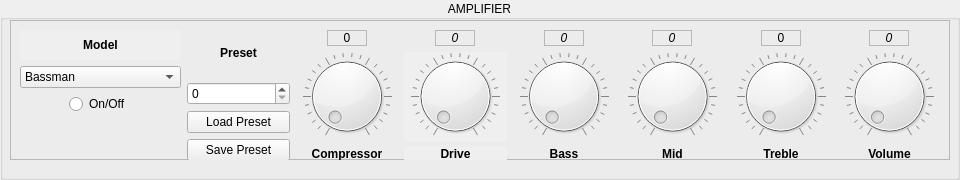
   <widget class="QGroupBox" name="groupAmp">
    <property name="geometry">
     <rect>
      <x>10</x>
      <y>10</y>
      <width>960</width>
      <height>180</height>
     </rect>
    </property>
    <property name="title">
     <string>AMPLIFIER</string>
    </property>
    <property name="alignment">
     <set>Qt::AlignCenter</set>
    </property>
    <widget class="QFrame" name="frame_4">
     <property name="geometry">
      <rect>
       <x>10</x>
       <y>20</y>
       <width>940</width>
       <height>140</height>
      </rect>
     </property>
     <property name="frameShape">
      <enum>QFrame::StyledPanel</enum>
     </property>
     <property name="frameShadow">
      <enum>QFrame::Raised</enum>
     </property>
     <widget class="QWidget" name="layoutWidget">
      <property name="geometry">
       <rect>
        <x>10</x>
        <y>10</y>
        <width>921</width>
        <height>131</height>
       </rect>
      </property>
      <layout class="QHBoxLayout" name="horizontalLayout">
       <property name="spacing">
        <number>6</number>
       </property>
       <item>
        <layout class="QVBoxLayout" name="verticalLayout_3">
         <property name="spacing">
          <number>6</number>
         </property>
         <property name="topMargin">
          <number>0</number>
         </property>
         <property name="bottomMargin">
          <number>0</number>
         </property>
         <item>
          <widget class="QLabel" name="label_model">
           <property name="minimumSize">
            <size>
             <width>0</width>
             <height>30</height>
            </size>
           </property>
           <property name="font">
            <font>
             <weight>75</weight>
             <bold>true</bold>
            </font>
           </property>
           <property name="autoFillBackground">
            <bool>true</bool>
           </property>
           <property name="text">
            <string>Model</string>
           </property>
           <property name="alignment">
            <set>Qt::AlignCenter</set>
           </property>
           <property name="margin">
            <number>0</number>
           </property>
          </widget>
         </item>
         <item>
          <widget class="QComboBox" name="comboBoxModel">
           <property name="minimumSize">
            <size>
             <width>150</width>
             <height>0</height>
            </size>
           </property>
           <item>
            <property name="text">
             <string>Bassman</string>
            </property>
           </item>
           <item>
            <property name="text">
             <string>Deluxe Reverb</string>
            </property>
           </item>
           <item>
            <property name="text">
             <string>Twin Reverb</string>
            </property>
           </item>
           <item>
            <property name="text">
             <string>Deluxe</string>
            </property>
           </item>
           <item>
            <property name="text">
             <string>Champ</string>
            </property>
           </item>
           <item>
            <property name="text">
             <string>JTM 45</string>
            </property>
           </item>
           <item>
            <property name="text">
             <string>Super Lead Plexi</string>
            </property>
           </item>
           <item>
            <property name="text">
             <string>JCM800</string>
            </property>
           </item>
           <item>
            <property name="text">
             <string>JCM2000</string>
            </property>
           </item>
           <item>
            <property name="text">
             <string>AC30</string>
            </property>
           </item>
           <item>
            <property name="text">
             <string>AC15</string>
            </property>
           </item>
           <item>
            <property name="text">
             <string>Jazz Chorus</string>
            </property>
           </item>
           <item>
            <property name="text">
             <string>Hiwatt DR103</string>
            </property>
           </item>
           <item>
            <property name="text">
             <string>Mesa Boogie MkII</string>
            </property>
           </item>
           <item>
            <property name="text">
             <string>Dual Rectifier</string>
            </property>
           </item>
           <item>
            <property name="text">
             <string>Soldano SLO 100</string>
            </property>
           </item>
           <item>
            <property name="text">
             <string>Bogner Uberschall</string>
            </property>
           </item>
           <item>
            <property name="text">
             <string>Diezel VH4</string>
            </property>
           </item>
           <item>
            <property name="text">
             <string>ENGL Powerball</string>
            </property>
           </item>
           <item>
            <property name="text">
             <string>Peavey 5150 MkII</string>
            </property>
           </item>
           <item>
            <property name="text">
             <string>Bogner Ectasy</string>
            </property>
           </item>
           <item>
            <property name="text">
             <string>Budda Twinmaster</string>
            </property>
           </item>
           <item>
            <property name="text">
             <string>Matchless Chieftain</string>
            </property>
           </item>
           <item>
            <property name="text">
             <string>Intense</string>
            </property>
           </item>
           <item>
            <property name="text">
             <string>Big Mid</string>
            </property>
           </item>
           <item>
            <property name="text">
             <string>Sizzle</string>
            </property>
           </item>
           <item>
            <property name="text">
             <string>Super Lead Plexi EQ</string>
            </property>
           </item>
           <item>
            <property name="text">
             <string>Scooped Mid</string>
            </property>
           </item>
           <item>
            <property name="text">
             <string>60's Twang</string>
            </property>
           </item>
           <item>
            <property name="text">
             <string>Hollow</string>
            </property>
           </item>
           <item>
            <property name="text">
             <string>Bite</string>
            </property>
           </item>
           <item>
            <property name="text">
             <string>Strat Neck PU</string>
            </property>
           </item>
           <item>
            <property name="text">
             <string>Solid</string>
            </property>
           </item>
           <item>
            <property name="text">
             <string>Acoustic 360</string>
            </property>
           </item>
           <item>
            <property name="text">
             <string>Ampeg SVT</string>
            </property>
           </item>
           <item>
            <property name="text">
             <string>Gallien-Krueger 800R B</string>
            </property>
           </item>
           <item>
            <property name="text">
             <string>SWR SM500</string>
            </property>
           </item>
           <item>
            <property name="text">
             <string>Fuzz</string>
            </property>
           </item>
           <item>
            <property name="text">
             <string>Octave Fuzz</string>
            </property>
           </item>
           <item>
            <property name="text">
             <string>Mic Preamp</string>
            </property>
           </item>
          </widget>
         </item>
         <item alignment="Qt::AlignHCenter">
          <widget class="QRadioButton" name="radioAmpOnOff">
           <property name="text">
            <string>On/Off</string>
           </property>
          </widget>
         </item>
         <item>
          <spacer name="verticalSpacer">
           <property name="orientation">
            <enum>Qt::Vertical</enum>
           </property>
           <property name="sizeHint" stdset="0">
            <size>
             <width>20</width>
             <height>10</height>
            </size>
           </property>
          </spacer>
         </item>
        </layout>
       </item>
       <item>
        <layout class="QVBoxLayout" name="verticalLayout_8">
         <item>
          <widget class="QLabel" name="label_2">
           <property name="minimumSize">
            <size>
             <width>0</width>
             <height>30</height>
            </size>
           </property>
           <property name="font">
            <font>
             <weight>75</weight>
             <bold>true</bold>
            </font>
           </property>
           <property name="text">
            <string>Preset</string>
           </property>
           <property name="alignment">
            <set>Qt::AlignCenter</set>
           </property>
          </widget>
         </item>
         <item>
          <widget class="QSpinBox" name="spinBox_2">
           <property name="maximum">
            <number>199</number>
           </property>
          </widget>
         </item>
         <item>
          <widget class="QPushButton" name="pushButton">
           <property name="text">
            <string>Load Preset</string>
           </property>
          </widget>
         </item>
         <item>
          <widget class="QPushButton" name="pushButton_2">
           <property name="text">
            <string>Save Preset</string>
           </property>
          </widget>
         </item>
        </layout>
       </item>
       <item>
        <layout class="QVBoxLayout" name="verticalLayout_21">
         <item alignment="Qt::AlignHCenter">
          <widget class="QLabel" name="labelCompressor">
           <property name="minimumSize">
            <size>
             <width>40</width>
             <height>0</height>
            </size>
           </property>
           <property name="frameShape">
            <enum>QFrame::StyledPanel</enum>
           </property>
           <property name="frameShadow">
            <enum>QFrame::Sunken</enum>
           </property>
           <property name="lineWidth">
            <number>4</number>
           </property>
           <property name="midLineWidth">
            <number>4</number>
           </property>
           <property name="text">
            <string>0</string>
           </property>
           <property name="alignment">
            <set>Qt::AlignCenter</set>
           </property>
          </widget>
         </item>
         <item>
          <widget class="QDial" name="dialCompressor">
           <property name="notchesVisible">
            <bool>true</bool>
           </property>
          </widget>
         </item>
         <item>
          <widget class="QLabel" name="label_12">
           <property name="font">
            <font>
             <weight>75</weight>
             <bold>true</bold>
            </font>
           </property>
           <property name="text">
            <string>Compressor</string>
           </property>
           <property name="alignment">
            <set>Qt::AlignCenter</set>
           </property>
          </widget>
         </item>
        </layout>
       </item>
       <item>
        <layout class="QVBoxLayout" name="verticalLayout_2">
         <property name="bottomMargin">
          <number>0</number>
         </property>
         <item alignment="Qt::AlignHCenter">
          <widget class="QLabel" name="labelAmpDrive">
           <property name="minimumSize">
            <size>
             <width>40</width>
             <height>0</height>
            </size>
           </property>
           <property name="font">
            <font>
             <italic>true</italic>
            </font>
           </property>
           <property name="frameShape">
            <enum>QFrame::StyledPanel</enum>
           </property>
           <property name="frameShadow">
            <enum>QFrame::Sunken</enum>
           </property>
           <property name="lineWidth">
            <number>4</number>
           </property>
           <property name="midLineWidth">
            <number>4</number>
           </property>
           <property name="text">
            <string>0</string>
           </property>
           <property name="alignment">
            <set>Qt::AlignCenter</set>
           </property>
          </widget>
         </item>
         <item>
          <widget class="QDial" name="dialDrive">
           <property name="autoFillBackground">
            <bool>true</bool>
           </property>
           <property name="value">
            <number>0</number>
           </property>
           <property name="invertedAppearance">
            <bool>false</bool>
           </property>
           <property name="notchesVisible">
            <bool>true</bool>
           </property>
          </widget>
         </item>
         <item>
          <widget class="QLabel" name="label_drive">
           <property name="font">
            <font>
             <weight>75</weight>
             <bold>true</bold>
            </font>
           </property>
           <property name="autoFillBackground">
            <bool>true</bool>
           </property>
           <property name="text">
            <string>Drive</string>
           </property>
           <property name="alignment">
            <set>Qt::AlignCenter</set>
           </property>
          </widget>
         </item>
        </layout>
       </item>
       <item>
        <layout class="QVBoxLayout" name="verticalLayout">
         <item alignment="Qt::AlignHCenter">
          <widget class="QLabel" name="labelAmpBass">
           <property name="minimumSize">
            <size>
             <width>40</width>
             <height>0</height>
            </size>
           </property>
           <property name="font">
            <font>
             <italic>true</italic>
            </font>
           </property>
           <property name="frameShape">
            <enum>QFrame::StyledPanel</enum>
           </property>
           <property name="frameShadow">
            <enum>QFrame::Sunken</enum>
           </property>
           <property name="lineWidth">
            <number>4</number>
           </property>
           <property name="midLineWidth">
            <number>4</number>
           </property>
           <property name="text">
            <string>0</string>
           </property>
           <property name="alignment">
            <set>Qt::AlignCenter</set>
           </property>
          </widget>
         </item>
         <item>
          <widget class="QDial" name="dialBass">
           <property name="notchesVisible">
            <bool>true</bool>
           </property>
          </widget>
         </item>
         <item>
          <widget class="QLabel" name="label_bass">
           <property name="font">
            <font>
             <weight>75</weight>
             <bold>true</bold>
            </font>
           </property>
           <property name="text">
            <string>Bass</string>
           </property>
           <property name="alignment">
            <set>Qt::AlignCenter</set>
           </property>
          </widget>
         </item>
        </layout>
       </item>
       <item>
        <layout class="QVBoxLayout" name="verticalLayout_4">
         <item alignment="Qt::AlignHCenter">
          <widget class="QLabel" name="labelAmpMid">
           <property name="minimumSize">
            <size>
             <width>40</width>
             <height>0</height>
            </size>
           </property>
           <property name="font">
            <font>
             <italic>true</italic>
            </font>
           </property>
           <property name="frameShape">
            <enum>QFrame::StyledPanel</enum>
           </property>
           <property name="frameShadow">
            <enum>QFrame::Sunken</enum>
           </property>
           <property name="lineWidth">
            <number>4</number>
           </property>
           <property name="midLineWidth">
            <number>4</number>
           </property>
           <property name="text">
            <string>0</string>
           </property>
           <property name="alignment">
            <set>Qt::AlignCenter</set>
           </property>
          </widget>
         </item>
         <item>
          <widget class="QDial" name="dialMid">
           <property name="notchesVisible">
            <bool>true</bool>
           </property>
          </widget>
         </item>
         <item>
          <widget class="QLabel" name="label_mid">
           <property name="font">
            <font>
             <weight>75</weight>
             <bold>true</bold>
            </font>
           </property>
           <property name="text">
            <string>Mid</string>
           </property>
           <property name="alignment">
            <set>Qt::AlignCenter</set>
           </property>
          </widget>
         </item>
        </layout>
       </item>
       <item>
        <layout class="QVBoxLayout" name="verticalLayout_5">
         <item alignment="Qt::AlignHCenter">
          <widget class="QLabel" name="labelAmpTreble">
           <property name="minimumSize">
            <size>
             <width>40</width>
             <height>0</height>
            </size>
           </property>
           <property name="frameShape">
            <enum>QFrame::StyledPanel</enum>
           </property>
           <property name="frameShadow">
            <enum>QFrame::Sunken</enum>
           </property>
           <property name="lineWidth">
            <number>4</number>
           </property>
           <property name="midLineWidth">
            <number>4</number>
           </property>
           <property name="text">
            <string>0</string>
           </property>
           <property name="alignment">
            <set>Qt::AlignCenter</set>
           </property>
          </widget>
         </item>
         <item>
          <widget class="QDial" name="dialTreble">
           <property name="notchesVisible">
            <bool>true</bool>
           </property>
          </widget>
         </item>
         <item>
          <widget class="QLabel" name="label_treble">
           <property name="font">
            <font>
             <weight>75</weight>
             <bold>true</bold>
            </font>
           </property>
           <property name="text">
            <string>Treble</string>
           </property>
           <property name="alignment">
            <set>Qt::AlignCenter</set>
           </property>
          </widget>
         </item>
        </layout>
       </item>
       <item>
        <layout class="QVBoxLayout" name="verticalLayout_6">
         <item alignment="Qt::AlignHCenter">
          <widget class="QLabel" name="labelAmpVolume">
           <property name="minimumSize">
            <size>
             <width>40</width>
             <height>0</height>
            </size>
           </property>
           <property name="font">
            <font>
             <italic>true</italic>
            </font>
           </property>
           <property name="frameShape">
            <enum>QFrame::StyledPanel</enum>
           </property>
           <property name="frameShadow">
            <enum>QFrame::Sunken</enum>
           </property>
           <property name="lineWidth">
            <number>4</number>
           </property>
           <property name="midLineWidth">
            <number>4</number>
           </property>
           <property name="text">
            <string>0</string>
           </property>
           <property name="alignment">
            <set>Qt::AlignCenter</set>
           </property>
          </widget>
         </item>
         <item>
          <widget class="QDial" name="dialVolume">
           <property name="notchesVisible">
            <bool>true</bool>
           </property>
          </widget>
         </item>
         <item>
          <widget class="QLabel" name="label_volume">
           <property name="font">
            <font>
             <weight>75</weight>
             <bold>true</bold>
            </font>
           </property>
           <property name="text">
            <string>Volume</string>
           </property>
           <property name="alignment">
            <set>Qt::AlignCenter</set>
           </property>
          </widget>
         </item>
        </layout>
       </item>
      </layout>
     </widget>
    </widget>
   </widget>
